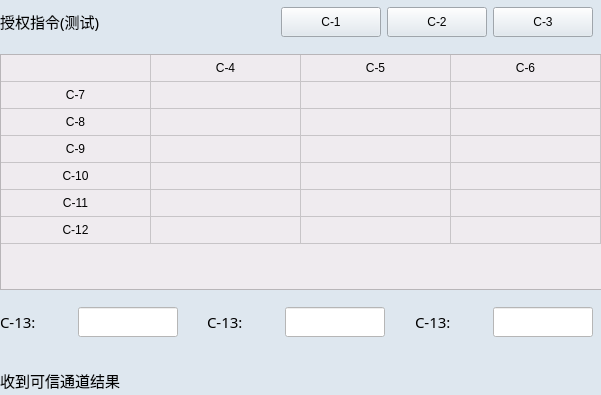
        <widget class="QWidget" name="widget" native="true">
         <property name="minimumSize">
          <size>
           <width>595</width>
           <height>395</height>
          </size>
         </property>
         <property name="maximumSize">
          <size>
           <width>601</width>
           <height>395</height>
          </size>
         </property>
         <property name="styleSheet">
          <string notr="true">background-color: rgb(222, 231, 239);</string>
         </property>
         <layout class="QVBoxLayout" name="verticalLayout">
          <property name="leftMargin">
           <number>0</number>
          </property>
          <property name="topMargin">
           <number>7</number>
          </property>
          <property name="rightMargin">
           <number>8</number>
          </property>
          <property name="bottomMargin">
           <number>0</number>
          </property>
          <item>
           <layout class="QHBoxLayout" name="horizontalLayout">
            <item>
             <widget class="QLabel" name="label_110001">
              <property name="minimumSize">
               <size>
                <width>140</width>
                <height>25</height>
               </size>
              </property>
              <property name="maximumSize">
               <size>
                <width>140</width>
                <height>25</height>
               </size>
              </property>
              <property name="font">
               <font>
                <family>宋体</family>
                <pointsize>11</pointsize>
               </font>
              </property>
              <property name="text">
               <string>授权指令(测试)</string>
              </property>
             </widget>
            </item>
            <item>
             <spacer name="horizontalSpacer_2">
              <property name="orientation">
               <enum>Qt::Horizontal</enum>
              </property>
              <property name="sizeHint" stdset="0">
               <size>
                <width>40</width>
                <height>20</height>
               </size>
              </property>
             </spacer>
            </item>
            <item>
             <widget class="QPushButton" name="pushButton_110001">
              <property name="minimumSize">
               <size>
                <width>100</width>
                <height>30</height>
               </size>
              </property>
              <property name="maximumSize">
               <size>
                <width>100</width>
                <height>30</height>
               </size>
              </property>
              <property name="text">
               <string>C-1</string>
              </property>
             </widget>
            </item>
            <item>
             <widget class="QPushButton" name="pushButton_110002">
              <property name="minimumSize">
               <size>
                <width>100</width>
                <height>30</height>
               </size>
              </property>
              <property name="maximumSize">
               <size>
                <width>100</width>
                <height>30</height>
               </size>
              </property>
              <property name="text">
               <string>C-2</string>
              </property>
             </widget>
            </item>
            <item>
             <widget class="QPushButton" name="pushButton_110003">
              <property name="minimumSize">
               <size>
                <width>100</width>
                <height>30</height>
               </size>
              </property>
              <property name="maximumSize">
               <size>
                <width>100</width>
                <height>30</height>
               </size>
              </property>
              <property name="text">
               <string>C-3</string>
              </property>
             </widget>
            </item>
           </layout>
          </item>
          <item>
           <widget class="QTableWidget" name="tableWidget_110002">
            <property name="minimumSize">
             <size>
              <width>602</width>
              <height>236</height>
             </size>
            </property>
            <property name="maximumSize">
             <size>
              <width>620</width>
              <height>213</height>
             </size>
            </property>
            <property name="styleSheet">
             <string notr="true">background-color: rgb(239, 235, 239);</string>
            </property>
            <property name="verticalScrollBarPolicy">
             <enum>Qt::ScrollBarAlwaysOff</enum>
            </property>
            <property name="horizontalScrollBarPolicy">
             <enum>Qt::ScrollBarAlwaysOff</enum>
            </property>
            <property name="rowCount">
             <number>7</number>
            </property>
            <property name="columnCount">
             <number>4</number>
            </property>
            <attribute name="horizontalHeaderVisible">
             <bool>false</bool>
            </attribute>
            <attribute name="horizontalHeaderDefaultSectionSize">
             <number>150</number>
            </attribute>
            <attribute name="horizontalHeaderMinimumSectionSize">
             <number>150</number>
            </attribute>
            <attribute name="horizontalHeaderStretchLastSection">
             <bool>true</bool>
            </attribute>
            <attribute name="verticalHeaderVisible">
             <bool>false</bool>
            </attribute>
            <attribute name="verticalHeaderDefaultSectionSize">
             <number>27</number>
            </attribute>
            <attribute name="verticalHeaderMinimumSectionSize">
             <number>25</number>
            </attribute>
            <attribute name="verticalHeaderStretchLastSection">
             <bool>false</bool>
            </attribute>
            <row>
             <property name="text">
              <string>     C-7     </string>
             </property>
            </row>
            <row>
             <property name="text">
              <string>     C-8     </string>
             </property>
            </row>
            <row>
             <property name="text">
              <string>     C-9    </string>
             </property>
            </row>
            <row>
             <property name="text">
              <string>     C-10     </string>
             </property>
            </row>
            <row>
             <property name="text">
              <string>     C-11     </string>
             </property>
            </row>
            <row>
             <property name="text">
              <string>     C-12    </string>
             </property>
            </row>
            <row/>
            <column>
             <property name="text">
              <string>C-4</string>
             </property>
             <property name="textAlignment">
              <set>AlignCenter</set>
             </property>
            </column>
            <column>
             <property name="text">
              <string>C-5</string>
             </property>
             <property name="textAlignment">
              <set>AlignCenter</set>
             </property>
            </column>
            <column>
             <property name="text">
              <string>C-6</string>
             </property>
             <property name="textAlignment">
              <set>AlignCenter</set>
             </property>
            </column>
            <column/>
            <item row="0" column="0">
             <property name="text">
              <string/>
             </property>
             <property name="textAlignment">
              <set>AlignCenter</set>
             </property>
            </item>
            <item row="0" column="1">
             <property name="text">
              <string>C-4</string>
             </property>
             <property name="textAlignment">
              <set>AlignCenter</set>
             </property>
            </item>
            <item row="0" column="2">
             <property name="text">
              <string>C-5</string>
             </property>
             <property name="textAlignment">
              <set>AlignCenter</set>
             </property>
            </item>
            <item row="0" column="3">
             <property name="text">
              <string>C-6</string>
             </property>
             <property name="textAlignment">
              <set>AlignCenter</set>
             </property>
            </item>
            <item row="1" column="0">
             <property name="text">
              <string>C-7</string>
             </property>
             <property name="textAlignment">
              <set>AlignCenter</set>
             </property>
            </item>
            <item row="2" column="0">
             <property name="text">
              <string>C-8</string>
             </property>
             <property name="textAlignment">
              <set>AlignCenter</set>
             </property>
            </item>
            <item row="2" column="1">
             <property name="text">
              <string/>
             </property>
             <property name="textAlignment">
              <set>AlignCenter</set>
             </property>
            </item>
            <item row="2" column="2">
             <property name="text">
              <string/>
             </property>
             <property name="textAlignment">
              <set>AlignCenter</set>
             </property>
            </item>
            <item row="3" column="0">
             <property name="text">
              <string>C-9</string>
             </property>
             <property name="textAlignment">
              <set>AlignCenter</set>
             </property>
            </item>
            <item row="3" column="1">
             <property name="text">
              <string/>
             </property>
             <property name="textAlignment">
              <set>AlignCenter</set>
             </property>
            </item>
            <item row="3" column="2">
             <property name="text">
              <string/>
             </property>
             <property name="textAlignment">
              <set>AlignCenter</set>
             </property>
            </item>
            <item row="4" column="0">
             <property name="text">
              <string>C-10</string>
             </property>
             <property name="textAlignment">
              <set>AlignCenter</set>
             </property>
            </item>
            <item row="4" column="1">
             <property name="text">
              <string/>
             </property>
             <property name="textAlignment">
              <set>AlignCenter</set>
             </property>
            </item>
            <item row="4" column="2">
             <property name="text">
              <string/>
             </property>
             <property name="textAlignment">
              <set>AlignCenter</set>
             </property>
            </item>
            <item row="5" column="0">
             <property name="text">
              <string>C-11</string>
             </property>
             <property name="textAlignment">
              <set>AlignCenter</set>
             </property>
            </item>
            <item row="5" column="1">
             <property name="text">
              <string/>
             </property>
             <property name="textAlignment">
              <set>AlignCenter</set>
             </property>
            </item>
            <item row="5" column="2">
             <property name="text">
              <string/>
             </property>
             <property name="textAlignment">
              <set>AlignCenter</set>
             </property>
            </item>
            <item row="6" column="0">
             <property name="text">
              <string>C-12</string>
             </property>
             <property name="textAlignment">
              <set>AlignCenter</set>
             </property>
            </item>
           </widget>
          </item>
          <item>
           <spacer name="verticalSpacer">
            <property name="orientation">
             <enum>Qt::Vertical</enum>
            </property>
            <property name="sizeHint" stdset="0">
             <size>
              <width>20</width>
              <height>40</height>
             </size>
            </property>
           </spacer>
          </item>
          <item>
           <layout class="QHBoxLayout" name="horizontalLayout_12">
            <item>
             <layout class="QHBoxLayout" name="horizontalLayout_17">
              <item>
               <widget class="QLabel" name="label_110002">
                <property name="minimumSize">
                 <size>
                  <width>72</width>
                  <height>30</height>
                 </size>
                </property>
                <property name="maximumSize">
                 <size>
                  <width>72</width>
                  <height>30</height>
                 </size>
                </property>
                <property name="font">
                 <font>
                  <family>宋体</family>
                  <pointsize>11</pointsize>
                 </font>
                </property>
                <property name="text">
                 <string>C-13:</string>
                </property>
               </widget>
              </item>
              <item>
               <widget class="QLineEdit" name="lineEdit_110001">
                <property name="minimumSize">
                 <size>
                  <width>100</width>
                  <height>30</height>
                 </size>
                </property>
                <property name="maximumSize">
                 <size>
                  <width>100</width>
                  <height>30</height>
                 </size>
                </property>
                <property name="font">
                 <font>
                  <pointsize>11</pointsize>
                 </font>
                </property>
                <property name="styleSheet">
                 <string notr="true">background-color: rgb(255, 255, 255);
gridline-color: rgb(232, 232, 232);</string>
                </property>
               </widget>
              </item>
             </layout>
            </item>
            <item>
             <spacer name="horizontalSpacer">
              <property name="orientation">
               <enum>Qt::Horizontal</enum>
              </property>
              <property name="sizeHint" stdset="0">
               <size>
                <width>40</width>
                <height>20</height>
               </size>
              </property>
             </spacer>
            </item>
            <item>
             <layout class="QHBoxLayout" name="horizontalLayout_25">
              <item>
               <widget class="QLabel" name="label_110003">
                <property name="minimumSize">
                 <size>
                  <width>72</width>
                  <height>30</height>
                 </size>
                </property>
                <property name="maximumSize">
                 <size>
                  <width>72</width>
                  <height>30</height>
                 </size>
                </property>
                <property name="font">
                 <font>
                  <family>宋体</family>
                  <pointsize>11</pointsize>
                 </font>
                </property>
                <property name="text">
                 <string>C-13:</string>
                </property>
               </widget>
              </item>
              <item>
               <widget class="QLineEdit" name="lineEdit_110002">
                <property name="minimumSize">
                 <size>
                  <width>100</width>
                  <height>30</height>
                 </size>
                </property>
                <property name="maximumSize">
                 <size>
                  <width>100</width>
                  <height>30</height>
                 </size>
                </property>
                <property name="font">
                 <font>
                  <pointsize>11</pointsize>
                 </font>
                </property>
                <property name="styleSheet">
                 <string notr="true">background-color: rgb(255, 255, 255);
gridline-color: rgb(232, 232, 232);</string>
                </property>
               </widget>
              </item>
             </layout>
            </item>
            <item>
             <spacer name="horizontalSpacer_22">
              <property name="orientation">
               <enum>Qt::Horizontal</enum>
              </property>
              <property name="sizeHint" stdset="0">
               <size>
                <width>40</width>
                <height>20</height>
               </size>
              </property>
             </spacer>
            </item>
            <item>
             <layout class="QHBoxLayout" name="horizontalLayout_16">
              <item>
               <widget class="QLabel" name="label_110004">
                <property name="minimumSize">
                 <size>
                  <width>72</width>
                  <height>30</height>
                 </size>
                </property>
                <property name="maximumSize">
                 <size>
                  <width>72</width>
                  <height>30</height>
                 </size>
                </property>
                <property name="font">
                 <font>
                  <family>宋体</family>
                  <pointsize>11</pointsize>
                 </font>
                </property>
                <property name="text">
                 <string>C-13:</string>
                </property>
               </widget>
              </item>
              <item>
               <widget class="QLineEdit" name="lineEdit_110003">
                <property name="minimumSize">
                 <size>
                  <width>100</width>
                  <height>30</height>
                 </size>
                </property>
                <property name="maximumSize">
                 <size>
                  <width>100</width>
                  <height>30</height>
                 </size>
                </property>
                <property name="font">
                 <font>
                  <pointsize>11</pointsize>
                 </font>
                </property>
                <property name="styleSheet">
                 <string notr="true">background-color: rgb(255, 255, 255);
gridline-color: rgb(232, 232, 232);</string>
                </property>
               </widget>
              </item>
             </layout>
            </item>
           </layout>
          </item>
          <item>
           <spacer name="verticalSpacer_9">
            <property name="orientation">
             <enum>Qt::Vertical</enum>
            </property>
            <property name="sizeHint" stdset="0">
             <size>
              <width>20</width>
              <height>40</height>
             </size>
            </property>
           </spacer>
          </item>
          <item>
           <widget class="QLabel" name="label_110005">
            <property name="minimumSize">
             <size>
              <width>500</width>
              <height>30</height>
             </size>
            </property>
            <property name="maximumSize">
             <size>
              <width>500</width>
              <height>30</height>
             </size>
            </property>
            <property name="font">
             <font>
              <family>宋体</family>
              <pointsize>11</pointsize>
             </font>
            </property>
            <property name="text">
             <string>收到可信通道结果</string>
            </property>
           </widget>
          </item>
         </layout>
        </widget>
